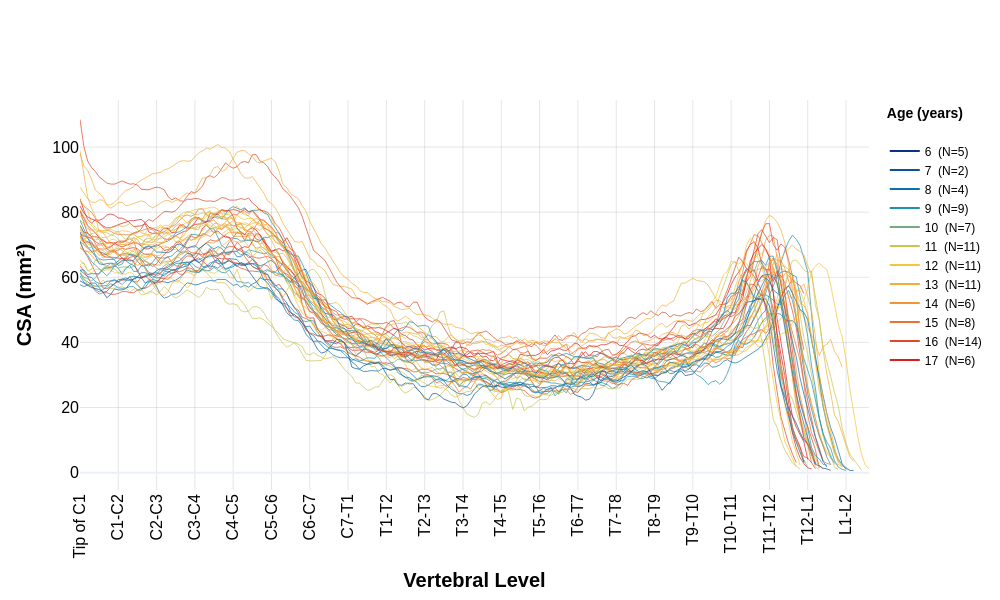
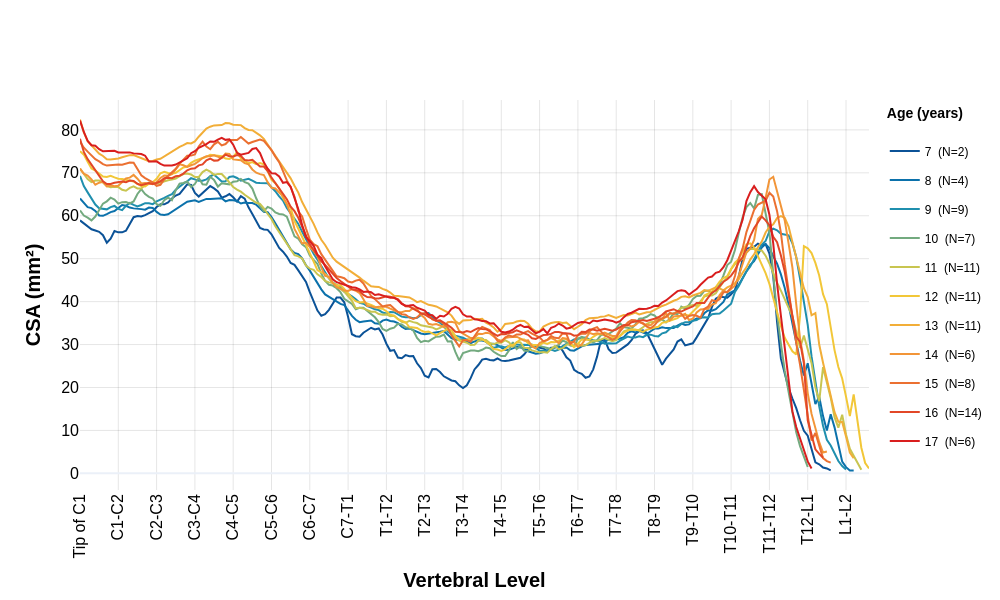

The code cell stored with these charts, in order, in its notebook:
### Markdown cell above
##### 3.1.3 Male

### Code cell
plot_morphometrics(interpolated_morphometrics_df, 'CSA','CSA (mm²)', sex='M')
plot_average_morphometrics(interpolated_morphometrics_df, 'CSA','CSA (mm²)', sex='M')

### Figure 1 — Plotly figure (JSON) as saved in the notebook; plotly's stock layout.template omitted (floating-point values rounded to 4 significant figures; data arrays with more than 128 entries replaced by an {"elided": "..."} marker saying what was removed)
{"data": [{"legendgroup": "17", "line": {"color": "rgb(217, 30, 30)", "width": 1}, "mode": "lines", "name": "17", "opacity": 0.7, "showlegend": false, "type": "scatter", "x": {"elided": "191 float values"}, "y": {"elided": "191 float values"}}, {"legendgroup": "15", "line": {"color": "rgb(235, 112, 49)", "width": 1}, "mode": "lines", "name": "15", "opacity": 0.7, "showlegend": false, "type": "scatter", "x": {"elided": "197 float values"}, "y": {"elided": "197 float values"}}, {"legendgroup": "13", "line": {"color": "rgb(242, 174, 56)", "width": 1}, "mode": "lines", "name": "13", "opacity": 0.7, "showlegend": false, "type": "scatter", "x": {"elided": "200 float values"}, "y": {"elided": "200 float values"}}, {"legendgroup": "14", "line": {"color": "rgb(242, 149, 56)", "width": 1}, "mode": "lines", "name": "14", "opacity": 0.7, "showlegend": false, "type": "scatter", "x": {"elided": "195 float values"}, "y": {"elided": "195 float values"}}, {"legendgroup": "16", "line": {"color": "rgb(226, 71, 39)", "width": 1}, "mode": "lines", "name": "16", "opacity": 0.7, "showlegend": false, "type": "scatter", "x": {"elided": "190 float values"}, "y": {"elided": "190 float values"}}, {"legendgroup": "16", "line": {"color": "rgb(226, 71, 39)", "width": 1}, "mode": "lines", "name": "16", "opacity": 0.7, "showlegend": false, "type": "scatter", "x": {"elided": "190 float values"}, "y": {"elided": "190 float values"}}, {"legendgroup": "17", "line": {"color": "rgb(217, 30, 30)", "width": 1}, "mode": "lines", "name": "17", "opacity": 0.7, "showlegend": false, "type": "scatter", "x": {"elided": "190 float values"}, "y": {"elided": "190 float values"}}, {"legendgroup": "11", "line": {"color": "rgb(200, 197, 80)", "width": 1}, "mode": "lines", "name": "11", "opacity": 0.7, "showlegend": false, "type": "scatter", "x": {"elided": "199 float values"}, "y": {"elided": "199 float values"}}, {"legendgroup": "15", "line": {"color": "rgb(235, 112, 49)", "width": 1}, "mode": "lines", "name": "15", "opacity": 0.7, "showlegend": false, "type": "scatter", "x": {"elided": "192 float values"}, "y": {"elided": "192 float values"}}, {"legendgroup": "12", "line": {"color": "rgb(242, 199, 56)", "width": 1}, "mode": "lines", "name": "12", "opacity": 0.7, "showlegend": false, "type": "scatter", "x": {"elided": "189 float values"}, "y": {"elided": "189 float values"}}, {"legendgroup": "16", "line": {"color": "rgb(226, 71, 39)", "width": 1}, "mode": "lines", "name": "16", "opacity": 0.7, "showlegend": false, "type": "scatter", "x": {"elided": "188 float values"}, "y": {"elided": "188 float values"}}, {"legendgroup": "16", "line": {"color": "rgb(226, 71, 39)", "width": 1}, "mode": "lines", "name": "16", "opacity": 0.7, "showlegend": false, "type": "scatter", "x": {"elided": "195 float values"}, "y": {"elided": "195 float values"}}, {"legendgroup": "16", "line": {"color": "rgb(226, 71, 39)", "width": 1}, "mode": "lines", "name": "16", "opacity": 0.7, "showlegend": false, "type": "scatter", "x": {"elided": "194 float values"}, "y": {"elided": "194 float values"}}, {"legendgroup": "12", "line": {"color": "rgb(242, 199, 56)", "width": 1}, "mode": "lines", "name": "12", "opacity": 0.7, "showlegend": false, "type": "scatter", "x": {"elided": "188 float values"}, "y": {"elided": "188 float values"}}, {"legendgroup": "13", "line": {"color": "rgb(242, 174, 56)", "width": 1}, "mode": "lines", "name": "13", "opacity": 0.7, "showlegend": false, "type": "scatter", "x": {"elided": "200 float values"}, "y": {"elided": "200 float values"}}, {"legendgroup": "12", "line": {"color": "rgb(242, 199, 56)", "width": 1}, "mode": "lines", "name": "12", "opacity": 0.7, "showlegend": false, "type": "scatter", "x": {"elided": "202 float values"}, "y": {"elided": "202 float values"}}, {"legendgroup": "9", "line": {"color": "rgb(31, 143, 174)", "width": 1}, "mode": "lines", "name": "9", "opacity": 0.7, "showlegend": false, "type": "scatter", "x": {"elided": "201 float values"}, "y": {"elided": "201 float values"}}, {"legendgroup": "9", "line": {"color": "rgb(31, 143, 174)", "width": 1}, "mode": "lines", "name": "9", "opacity": 0.7, "showlegend": false, "type": "scatter", "x": {"elided": "197 float values"}, "y": {"elided": "197 float values"}}, {"legendgroup": "14", "line": {"color": "rgb(242, 149, 56)", "width": 1}, "mode": "lines", "name": "14", "opacity": 0.7, "showlegend": false, "type": "scatter", "x": {"elided": "196 float values"}, "y": {"elided": "196 float values"}}, {"legendgroup": "13", "line": {"color": "rgb(242, 174, 56)", "width": 1}, "mode": "lines", "name": "13", "opacity": 0.7, "showlegend": false, "type": "scatter", "x": {"elided": "203 float values"}, "y": {"elided": "203 float values"}}, {"legendgroup": "17", "line": {"color": "rgb(217, 30, 30)", "width": 1}, "mode": "lines", "name": "17", "opacity": 0.7, "showlegend": false, "type": "scatter", "x": {"elided": "192 float values"}, "y": {"elided": "192 float values"}}, {"legendgroup": "12", "line": {"color": "rgb(242, 199, 56)", "width": 1}, "mode": "lines", "name": "12", "opacity": 0.7, "showlegend": false, "type": "scatter", "x": {"elided": "207 float values"}, "y": {"elided": "207 float values"}}, {"legendgroup": "11", "line": {"color": "rgb(200, 197, 80)", "width": 1}, "mode": "lines", "name": "11", "opacity": 0.7, "showlegend": false, "type": "scatter", "x": {"elided": "189 float values"}, "y": {"elided": "189 float values"}}, {"legendgroup": "9", "line": {"color": "rgb(31, 143, 174)", "width": 1}, "mode": "lines", "name": "9", "opacity": 0.7, "showlegend": false, "type": "scatter", "x": {"elided": "201 float values"}, "y": {"elided": "201 float values"}}, {"legendgroup": "9", "line": {"color": "rgb(31, 143, 174)", "width": 1}, "mode": "lines", "name": "9", "opacity": 0.7, "showlegend": false, "type": "scatter", "x": {"elided": "198 float values"}, "y": {"elided": "198 float values"}}, {"legendgroup": "8", "line": {"color": "rgb(11, 113, 171)", "width": 1}, "mode": "lines", "name": "8", "opacity": 0.7, "showlegend": false, "type": "scatter", "x": {"elided": "203 float values"}, "y": {"elided": "203 float values"}}, {"legendgroup": "8", "line": {"color": "rgb(11, 113, 171)", "width": 1}, "mode": "lines", "name": "8", "opacity": 0.7, "showlegend": false, "type": "scatter", "x": {"elided": "196 float values"}, "y": {"elided": "196 float values"}}, {"legendgroup": "8", "line": {"color": "rgb(11, 113, 171)", "width": 1}, "mode": "lines", "name": "8", "opacity": 0.7, "showlegend": false, "type": "scatter", "x": {"elided": "190 float values"}, "y": {"elided": "190 float values"}}, {"legendgroup": "11", "line": {"color": "rgb(200, 197, 80)", "width": 1}, "mode": "lines", "name": "11", "opacity": 0.7, "showlegend": false, "type": "scatter", "x": {"elided": "205 float values"}, "y": {"elided": "205 float values"}}, {"legendgroup": "11", "line": {"color": "rgb(200, 197, 80)", "width": 1}, "mode": "lines", "name": "11", "opacity": 0.7, "showlegend": false, "type": "scatter", "x": {"elided": "194 float values"}, "y": {"elided": "194 float values"}}, {"legendgroup": "13", "line": {"color": "rgb(242, 174, 56)", "width": 1}, "mode": "lines", "name": "13", "opacity": 0.7, "showlegend": false, "type": "scatter", "x": {"elided": "199 float values"}, "y": {"elided": "199 float values"}}, {"legendgroup": "13", "line": {"color": "rgb(242, 174, 56)", "width": 1}, "mode": "lines", "name": "13", "opacity": 0.7, "showlegend": false, "type": "scatter", "x": {"elided": "192 float values"}, "y": {"elided": "192 float values"}}, {"legendgroup": "9", "line": {"color": "rgb(31, 143, 174)", "width": 1}, "mode": "lines", "name": "9", "opacity": 0.7, "showlegend": false, "type": "scatter", "x": {"elided": "196 float values"}, "y": {"elided": "196 float values"}}, {"legendgroup": "16", "line": {"color": "rgb(226, 71, 39)", "width": 1}, "mode": "lines", "name": "16", "opacity": 0.7, "showlegend": false, "type": "scatter", "x": {"elided": "193 float values"}, "y": {"elided": "193 float values"}}, {"legendgroup": "8", "line": {"color": "rgb(11, 113, 171)", "width": 1}, "mode": "lines", "name": "8", "opacity": 0.7, "showlegend": false, "type": "scatter", "x": {"elided": "193 float values"}, "y": {"elided": "193 float values"}}, {"legendgroup": "7", "line": {"color": "rgb(11, 82, 151)", "width": 1}, "mode": "lines", "name": "7", "opacity": 0.7, "showlegend": false, "type": "scatter", "x": {"elided": "197 float values"}, "y": {"elided": "197 float values"}}, {"legendgroup": "10", "line": {"color": "rgb(115, 170, 127)", "width": 1}, "mode": "lines", "name": "10", "opacity": 0.7, "showlegend": false, "type": "scatter", "x": {"elided": "191 float values"}, "y": {"elided": "191 float values"}}, {"legendgroup": "11", "line": {"color": "rgb(200, 197, 80)", "width": 1}, "mode": "lines", "name": "11", "opacity": 0.7, "showlegend": false, "type": "scatter", "x": {"elided": "194 float values"}, "y": {"elided": "194 float values"}}, {"legendgroup": "16", "line": {"color": "rgb(226, 71, 39)", "width": 1}, "mode": "lines", "name": "16", "opacity": 0.7, "showlegend": false, "type": "scatter", "x": {"elided": "193 float values"}, "y": {"elided": "193 float values"}}, {"legendgroup": "13", "line": {"color": "rgb(242, 174, 56)", "width": 1}, "mode": "lines", "name": "13", "opacity": 0.7, "showlegend": false, "type": "scatter", "x": {"elided": "190 float values"}, "y": {"elided": "190 float values"}}, {"legendgroup": "13", "line": {"color": "rgb(242, 174, 56)", "width": 1}, "mode": "lines", "name": "13", "opacity": 0.7, "showlegend": false, "type": "scatter", "x": {"elided": "200 float values"}, "y": {"elided": "200 float values"}}, {"line": {"color": "rgb(12, 51, 131)", "width": 2}, "mode": "lines", "name": "6  (N=5)", "showlegend": true, "type": "scatter", "x": [null], "y": [null]}, {"line": {"color": "rgb(11, 82, 151)", "width": 2}, "mode": "lines", "name": "7  (N=2)", "showlegend": true, "type": "scatter", "x": [null], "y": [null]}, {"line": {"color": "rgb(11, 113, 171)", "width": 2}, "mode": "lines", "name": "8  (N=4)", "showlegend": true, "type": "scatter", "x": [null], "y": [null]}, {"line": {"color": "rgb(31, 143, 174)", "width": 2}, "mode": "lines", "name": "9  (N=9)", "showlegend": true, "type": "scatter", "x": [null], "y": [null]}, {"line": {"color": "rgb(115, 170, 127)", "width": 2}, "mode": "lines", "name": "10  (N=7)", "showlegend": true, "type": "scatter", "x": [null], "y": [null]}, {"line": {"color": "rgb(200, 197, 80)", "width": 2}, "mode": "lines", "name": "11  (N=11)", "showlegend": true, "type": "scatter", "x": [null], "y": [null]}, {"line": {"color": "rgb(242, 199, 56)", "width": 2}, "mode": "lines", "name": "12  (N=11)", "showlegend": true, "type": "scatter", "x": [null], "y": [null]}, {"line": {"color": "rgb(242, 174, 56)", "width": 2}, "mode": "lines", "name": "13  (N=11)", "showlegend": true, "type": "scatter", "x": [null], "y": [null]}, {"line": {"color": "rgb(242, 149, 56)", "width": 2}, "mode": "lines", "name": "14  (N=6)", "showlegend": true, "type": "scatter", "x": [null], "y": [null]}, {"line": {"color": "rgb(235, 112, 49)", "width": 2}, "mode": "lines", "name": "15  (N=8)", "showlegend": true, "type": "scatter", "x": [null], "y": [null]}, {"line": {"color": "rgb(226, 71, 39)", "width": 2}, "mode": "lines", "name": "16  (N=14)", "showlegend": true, "type": "scatter", "x": [null], "y": [null]}, {"line": {"color": "rgb(217, 30, 30)", "width": 2}, "mode": "lines", "name": "17  (N=6)", "showlegend": true, "type": "scatter", "x": [null], "y": [null]}], "layout": {"height": 600, "legend": {"font": {"color": "black", "family": "Arial", "size": 12}, "title": {"font": {"color": "black", "family": "Arial", "size": 14, "weight": "bold"}, "text": "Age (years)<br>"}}, "title": {"text": " "}, "width": 1000, "xaxis": {"gridcolor": "rgba(0, 0, 0, 0.1)", "tickangle": -90, "tickcolor": "black", "tickfont": {"color": "black", "family": "Arial", "size": 16}, "tickmode": "array", "ticktext": ["Tip of C1", "C1-C2", "C2-C3", "C3-C4", "C4-C5", "C5-C6", "C6-C7", "C7-T1", "T1-T2", "T2-T3", "T3-T4", "T4-T5", "T5-T6", "T6-T7", "T7-T8", "T8-T9", "T9-T10", "T10-T11", "T11-T12", "T12-L1", "L1-L2"], "tickvals": [1, 2, 3, 4, 5, 6, 7, 8, 9, 10, 11, 12, 13, 14, 15, 16, 17, 18, 19, 20, 21], "title": {"font": {"color": "black", "family": "Arial", "size": 20, "weight": "bold"}, "text": "Vertebral Level"}}, "yaxis": {"gridcolor": "rgba(0, 0, 0, 0.1)", "tickcolor": "black", "tickfont": {"color": "black", "family": "Arial", "size": 16}, "title": {"font": {"color": "black", "family": "Arial", "size": 20, "weight": "bold"}, "text": "CSA (mm²)"}}}}

### Figure 2 — Plotly figure (JSON) as saved in the notebook; plotly's stock layout.template omitted (floating-point values rounded to 4 significant figures; data arrays with more than 128 entries replaced by an {"elided": "..."} marker saying what was removed)
{"data": [{"legendgroup": "Age 6", "line": {"color": "rgb(12, 51, 131)", "width": 2}, "marker": {"size": 6}, "mode": "lines", "name": "6  (N=5)", "type": "scatter", "x": [], "y": []}, {"legendgroup": "Age 7", "line": {"color": "rgb(11, 82, 151)", "width": 2}, "marker": {"size": 6}, "mode": "lines", "name": "7  (N=2)", "type": "scatter", "x": {"elided": "197 float values"}, "y": {"elided": "197 float values"}}, {"legendgroup": "Age 8", "line": {"color": "rgb(11, 113, 171)", "width": 2}, "marker": {"size": 6}, "mode": "lines", "name": "8  (N=4)", "type": "scatter", "x": {"elided": "203 float values"}, "y": {"elided": "203 float values"}}, {"legendgroup": "Age 9", "line": {"color": "rgb(31, 143, 174)", "width": 2}, "marker": {"size": 6}, "mode": "lines", "name": "9  (N=9)", "type": "scatter", "x": {"elided": "201 float values"}, "y": {"elided": "201 float values"}}, {"legendgroup": "Age 10", "line": {"color": "rgb(115, 170, 127)", "width": 2}, "marker": {"size": 6}, "mode": "lines", "name": "10  (N=7)", "type": "scatter", "x": {"elided": "191 float values"}, "y": {"elided": "191 float values"}}, {"legendgroup": "Age 11", "line": {"color": "rgb(200, 197, 80)", "width": 2}, "marker": {"size": 6}, "mode": "lines", "name": "11  (N=11)", "type": "scatter", "x": {"elided": "205 float values"}, "y": {"elided": "205 float values"}}, {"legendgroup": "Age 12", "line": {"color": "rgb(242, 199, 56)", "width": 2}, "marker": {"size": 6}, "mode": "lines", "name": "12  (N=11)", "type": "scatter", "x": {"elided": "207 float values"}, "y": {"elided": "207 float values"}}, {"legendgroup": "Age 13", "line": {"color": "rgb(242, 174, 56)", "width": 2}, "marker": {"size": 6}, "mode": "lines", "name": "13  (N=11)", "type": "scatter", "x": {"elided": "203 float values"}, "y": {"elided": "203 float values"}}, {"legendgroup": "Age 14", "line": {"color": "rgb(242, 149, 56)", "width": 2}, "marker": {"size": 6}, "mode": "lines", "name": "14  (N=6)", "type": "scatter", "x": {"elided": "196 float values"}, "y": {"elided": "196 float values"}}, {"legendgroup": "Age 15", "line": {"color": "rgb(235, 112, 49)", "width": 2}, "marker": {"size": 6}, "mode": "lines", "name": "15  (N=8)", "type": "scatter", "x": {"elided": "197 float values"}, "y": {"elided": "197 float values"}}, {"legendgroup": "Age 16", "line": {"color": "rgb(226, 71, 39)", "width": 2}, "marker": {"size": 6}, "mode": "lines", "name": "16  (N=14)", "type": "scatter", "x": {"elided": "195 float values"}, "y": {"elided": "195 float values"}}, {"legendgroup": "Age 17", "line": {"color": "rgb(217, 30, 30)", "width": 2}, "marker": {"size": 6}, "mode": "lines", "name": "17  (N=6)", "type": "scatter", "x": {"elided": "192 float values"}, "y": {"elided": "192 float values"}}], "layout": {"height": 600, "legend": {"font": {"color": "black", "family": "Arial", "size": 12}, "title": {"font": {"color": "black", "family": "Arial", "size": 14, "weight": "bold"}, "text": "Age (years)<br>"}}, "title": {"text": " "}, "width": 1000, "xaxis": {"gridcolor": "rgba(0, 0, 0, 0.1)", "tickangle": -90, "tickcolor": "black", "tickfont": {"color": "black", "family": "Arial", "size": 16}, "tickmode": "array", "ticktext": ["Tip of C1", "C1-C2", "C2-C3", "C3-C4", "C4-C5", "C5-C6", "C6-C7", "C7-T1", "T1-T2", "T2-T3", "T3-T4", "T4-T5", "T5-T6", "T6-T7", "T7-T8", "T8-T9", "T9-T10", "T10-T11", "T11-T12", "T12-L1", "L1-L2"], "tickvals": [1, 2, 3, 4, 5, 6, 7, 8, 9, 10, 11, 12, 13, 14, 15, 16, 17, 18, 19, 20, 21], "title": {"font": {"color": "black", "family": "Arial", "size": 20, "weight": "bold"}, "text": "Vertebral Level"}}, "yaxis": {"gridcolor": "rgba(0, 0, 0, 0.1)", "tickcolor": "black", "tickfont": {"color": "black", "family": "Arial", "size": 16}, "title": {"font": {"color": "black", "family": "Arial", "size": 20, "weight": "bold"}, "text": "CSA (mm²)"}}}}
